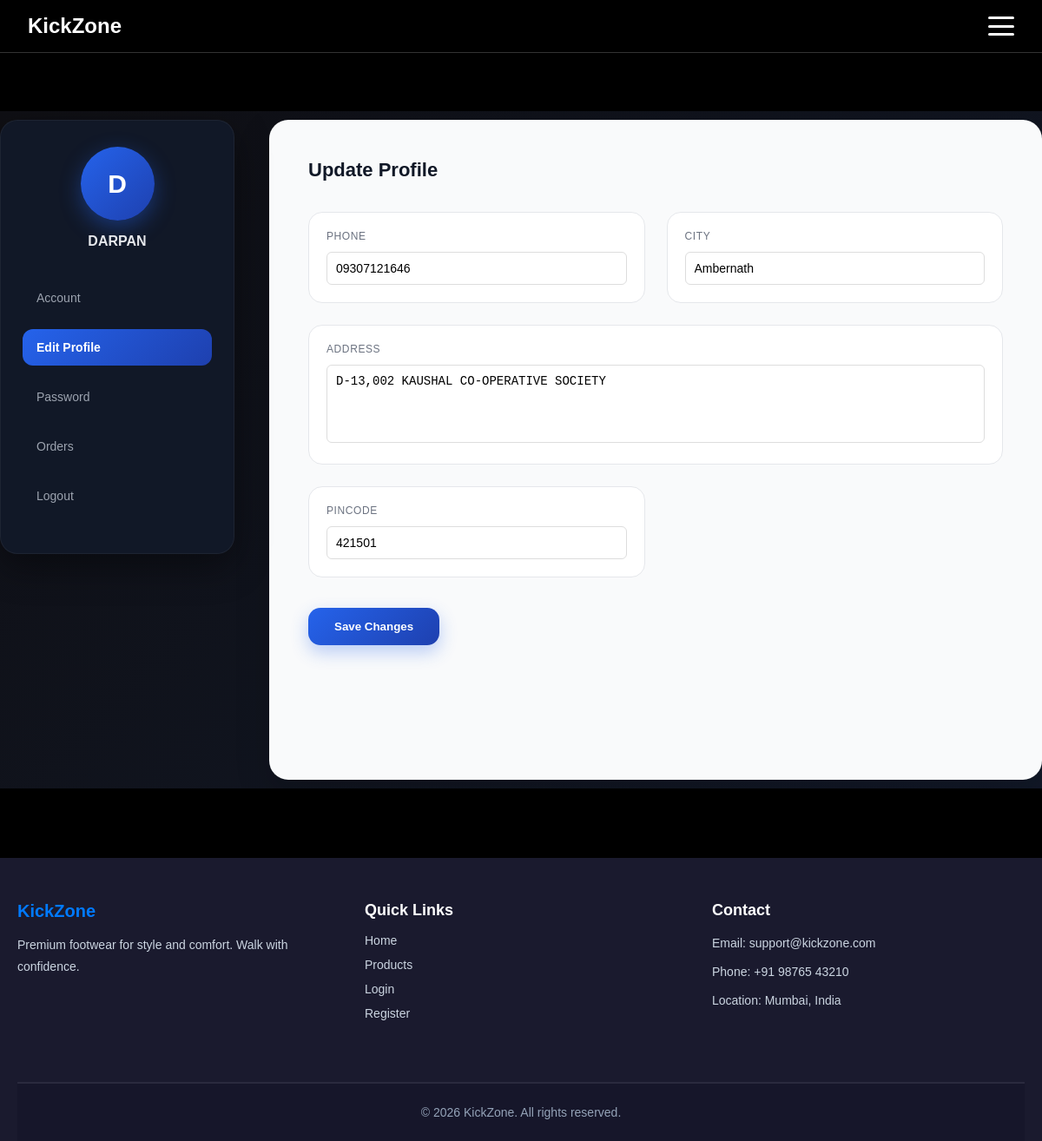
The page /edit_profile.php (signed in) on the database its author committed.
### tables this page shows
CREATE TABLE `users` (
  `id` int(11) NOT NULL,
  `name` varchar(100) NOT NULL,
  `email` varchar(100) NOT NULL,
  `password` varchar(255) NOT NULL,
  `created_at` timestamp NOT NULL DEFAULT current_timestamp(),
  `phone` varchar(20) DEFAULT NULL,
  `address` text DEFAULT NULL,
  `city` varchar(100) DEFAULT NULL,
  `pincode` varchar(10) DEFAULT NULL
);

### edit_profile.php (the view, shortened to what this page needs)
<?php
include "db.php";
$user = mysqli_real_escape_string($conn, $_SESSION['user']);
$res = mysqli_query($conn, "SELECT * FROM users WHERE name='$user'");
$data = mysqli_fetch_assoc($res);
include 'includes/header.php';
?>
<section class="account-wrapper" style="margin-top: 3rem; margin-bottom: 2rem;">
  <div class="account-sidebar">
      <div class="sidebar-profile">
          <div class="avatar-circle">
              <?php echo strtoupper(substr($data['name'],0,1)); ?>
          </div>
          <h3><?php echo htmlspecialchars($data['name']); ?></h3>
      </div>
      <ul class="sidebar-links">
          <li><a href="profile.php">Account</a></li>
          <li class="active"><a href="edit_profile.php">Edit Profile</a></li>
          <li><a href="change_password.php">Password</a></li>
          <li><a href="my_orders.php">Orders</a></li>
          <li><a href="logout.php">Logout</a></li>
      </ul>
  </div>
  <div class="account-content">
      <h2>Update Profile</h2>
      <form method="post" class="account-form">
          <div class="profile-grid">
              <div class="profile-box">
                  <label>Phone</label>
                  <input type="text" name="phone"
                      value="<?php echo htmlspecialchars($data['phone']); ?>" required>
              </div>
              <div class="profile-box">
                  <label>City</label>
                  <input type="text" name="city"
                      value="<?php echo htmlspecialchars($data['city']); ?>" required>
              </div>
              <div class="profile-box full">
                  <label>Address</label>
                  <textarea name="address" required><?php echo htmlspecialchars($data['address']); ?></textarea>
              </div>
              <div class="profile-box">
                  <label>Pincode</label>
                  <input type="text" name="pincode"
                      value="<?php echo htmlspecialchars($data['pincode']); ?>" required>
              </div>
          </div>
          <button class="edit-btn" name="update">Save Changes</button>
      </form>
  </div>
</section>
<?php include 'includes/footer.php'; ?>

### shoe.css (style rules this page uses)
* { margin: 0; padding: 0; box-sizing: border-box; }
body { font-family: Arial, sans-serif; background: #000; color: #fff; padding-top: 80px; }
.edit-btn { margin-top:10px; padding:13px; border:none; background:#000; color:#f1eaea; font-weight:bold; border-radius:8px; cursor:pointer; transition:0.2s; }
.account-wrapper { display:flex; min-height:85vh; padding:10px 0%; gap:40px; background:linear-gradient(135deg,#0f0f14,#111827); }
.account-sidebar { width:270px; background:#111827; border-radius:20px; padding:30px 25px; color:#fff; box-shadow:0 15px 40px rgba(0,0,0,0.4); border:1px solid rgba(255,255,255,0.05); position: sticky; top: 30px; height:fit-content; }
.sidebar-profile { text-align:center; margin-bottom:35px; }
.avatar-circle { width:85px; height:85px; background:linear-gradient(135deg,#2563eb,#1e40af); color:#fff; border-radius:50%; display:flex; align-items:center; justify-content:center; font-size:30px; font-weight:bold; margin:0 auto 15px; box-shadow:0 8px 25px rgba(37,99,235,0.4); }
.sidebar-profile h3 { font-size:16px; font-weight:600; color:#e5e7eb; }
.sidebar-links { list-style:none; padding:0; }
.sidebar-links li { margin-bottom:15px; }
.sidebar-links a { display:block; padding:13px 16px; border-radius:12px; text-decoration:none; color:#9ca3af; font-size:14px; transition:all 0.25s ease; }
.sidebar-links .active a { background:linear-gradient(135deg,#2563eb,#1e40af); color:#fff; font-weight:600; }
.account-content { flex:1; background:#f9fafb; border-radius:22px; padding:45px; box-shadow:0 15px 40px rgba(0,0,0,0.15); animation:fadeIn 0.3s ease; height:calc(100vh - 40px); overflow-y: auto; }
.account-content h2 { font-size:22px; margin-bottom:35px; font-weight:700; color:#111827; }
.profile-grid { display:grid; grid-template-columns:repeat(2,1fr); gap:25px; }
.profile-box { background:#ffffff; padding:20px; border-radius:16px; border:1px solid #e5e7eb; transition:all 0.25s ease; }
.profile-box.full { grid-column:span 2; }
.profile-box label { font-size:12px; color:#6b7280; display:block; margin-bottom:6px; text-transform:uppercase; letter-spacing:0.6px; }
.account-content .edit-btn { margin-top:35px; padding:14px 30px; background:linear-gradient(135deg,#2563eb,#1e40af); color:#fff; border:none; border-radius:14px; text-decoration:none; font-weight:600; display:inline-block; transition:all 0.25s ease; box-shadow:0 8px 20px rgba(37,99,235,0.3); }
.account-form input, .account-form textarea { width:100%; padding:12px; border-radius:12px; border:1px solid #e5e7eb; font-size:14px; margin-top:5px; transition:0.2s ease; }
.account-form textarea { resize:none; height:90px; }
.account-form input, .account-form textarea { width: 100%; padding: 10px; border: 1px solid #ddd; border-radius: 6px; font-size: 14px; }

### rows shown on the page
users: name "D", name "DARPAN", phone "09307121646", city "Ambernath", address "D-13,002 KAUSHAL CO-OPERATIVE SOCIETY", pincode "421501"
